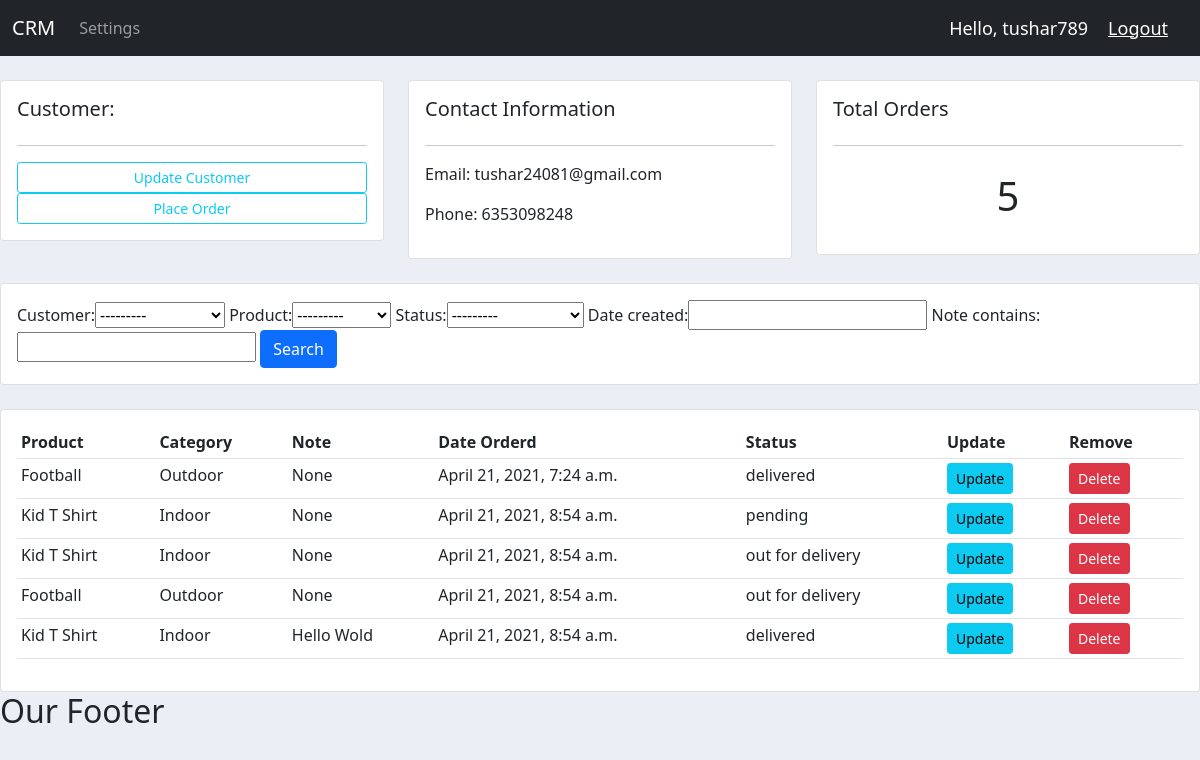
Page /customer/1/ (signed in) on the committed database.
### accounts/models.py (models this page shows, shortened)
class Customer(models.Model):
    user = models.OneToOneField(User, null=True, blank=True, on_delete=models.CASCADE)
    name = models.CharField(max_length=200, null=True)
    phone = models.CharField(max_length=200, null=True)
    email = models.CharField(max_length=200, null=True)
    date_created = models.DateTimeField(auto_now_add=True, null=True)
    profile_pic = models.ImageField(null=True, default="andy.jpg", blank=True)
    def __str__(self):
        return str(self.name)

class Order(models.Model):
    STATUS = (
        ('pending','pending'),
        ('out for delivery', 'out for delivery'),
        ('delivered', 'delivered')
    )
    customer = models.ForeignKey(Customer, null=True, on_delete=models.SET_NULL)
    product = models.ForeignKey(Product, null=True, on_delete=models.SET_NULL)
    status = models.CharField(max_length=200, null=True, choices=STATUS)
    date_created = models.DateTimeField(auto_now_add=True, null=True)
    note = models.CharField(max_length=200, null=True)

class Product(models.Model):
    CATEGORY = (
        ('Indoor','Indoor'),
        ('Outdoor','Outdoor'),
    )
    name = models.CharField(max_length=200, null=True)
    price = models.FloatField(null=True)
    category = models.CharField(max_length=200, null=True, choices=CATEGORY)
    description = models.CharField(max_length=200, null=True)
    date_created = models.DateTimeField(auto_now_add=True, null=True)
    tag = models.ManyToManyField(Tag)
    def __str__(self):
        return self.name

### accounts/views.py (the view)
# urls.py: path('customer/<str:pk>/', views.customer, name='customer'),
@login_required(login_url = 'login')
def customer(request, pk):
    customer = Customer.objects.get(id=pk)
    order = customer.order_set.all()
    order_count = order.count()
    MyFilter = OrderFilter(request.GET, queryset=order)
    order = MyFilter.qs
    context = {'customer':customer, 'order':order, 'order_count':order_count, 'myfilter':MyFilter}
    return render(request,'accounts/customer.html', context)

### accounts/templates/accounts/customer.html
{% extends 'accounts/main.html' %}
{% block content %}
	<br>
    <div class="row">
        <div class="col-md">
            <div class="card card-body">
                <h5>Customer:</h5>
                <hr>
                <a class="btn btn-outline-info  btn-sm btn-block" href="">Update Customer</a>
                <a class="btn btn-outline-info  btn-sm btn-block" href="{% url 'order_form' customer.id %}">Place Order</a>
            </div>
        </div>
        <div class="col-md">
            <div class="card card-body">
                <h5>Contact Information</h5>
                <hr>
                <p>Email: {{customer.email}}</p>
                <p>Phone: {{customer.phone}} </p>
            </div>
        </div>
        <div class="col-md">
            <div class="card card-body">
                <h5>Total Orders</h5>
                <hr>
                <h1 style="text-align: center;padding: 10px">{{order_count}}</h1>
            </div>
        </div>
    </div>
    <br>
    <div class="row">
        <div class="col">
            <div class="card card-body">
                <form method="get">
                {{myfilter.form}}
                <button class="btn btn-primary" type="submit">Search</button>
              </form>
            </div>
        </div>
    </div>
    <br>
    <div class="row">
        <div class="col-md">
            <div class="card card-body">
                <table class="table table-sm">
                    <tr>
                        <th>Product</th>
                        <th>Category</th>
                        <th>Note</th>
                        <th>Date Orderd</th>
                        <th>Status</th>
                        <th>Update</th>
                        <th>Remove</th>
                    </tr>
                    {% for i in order %}
                        <tr>
                            <td>{{i.product}}</td>
                            <td>{{i.product.category}}</td>
                            <td>{{i.note}}</td>
                            <td>{{i.date_created}}</td>
                            <td>{{i.status}}</td>
                            <td><a href="{% url 'update_order' i.id %}" class="btn btn-sm btn-info">Update</a></td>
                            <td><a href="{% url 'delete_order' i.id %}" class="btn btn-sm btn-danger">Delete</a></td>
                        </tr>
                    {% endfor %}
                </table>
            </div>
        </div>
    </div
{% endblock %}

### accounts/templates/accounts/navbar.html (shortened to what this page needs)
<nav class="navbar navbar-expand-lg navbar-dark bg-dark">
    <div class="container-fluid">
      <a class="navbar-brand" href="{% url 'home' %}">CRM</a>
      <div class="collapse navbar-collapse" id="navbarNav">
        <ul class="navbar-nav">
          {% if request.user.is_staff %}
          <li class="nav-item">
            <a class="nav-link active" aria-current="page" href="{% url 'home' %}">Dashboard</a>
          </li>
          <li class="nav-item">
            <a class="nav-link" href="{% url 'products' %}">Products</a>
          </li>
          {% else %}
          <li class="nav-item">
            <a class="nav-link" href="{% url 'account' %}">Settings</a>
          </li>
          {% endif %}
        </ul>
      </div>
      <span class="hello-msg"> Hello, {{request.user}} </span>
      <span><a class="hello-msg" href="{% url 'logout' %}">Logout</a></span>
    </div>
  </nav>

### static/css/main.css (style rules this page uses)
body { background-color: #ebeff5; }

### accounts/templates/accounts/navbar.html (style rules this page uses)
.hello-msg { font-size: 18px; color: #fff; margin-right: 20px; }

### rows in the picture
Customer: email "tushar24081@gmail.com", phone "6353098248"
Order: product "Football", product.category "Outdoor", note "None", date_created "April 21, 2021, 7:24 a.m.", status "delivered"
Order: product "Kid T Shirt", product.category "Indoor", note "None", date_created "April 21, 2021, 8:54 a.m.", status "pending"
Order: product "Kid T Shirt", product.category "Indoor", note "None", date_created "April 21, 2021, 8:54 a.m.", status "out for delivery"
Order: product "Football", product.category "Outdoor", note "None", date_created "April 21, 2021, 8:54 a.m.", status "out for delivery"
Order: product "Kid T Shirt", product.category "Indoor", note "Hello Wold", date_created "April 21, 2021, 8:54 a.m.", status "delivered"

### other values in the picture
{{ request.user }} "tushar789"
{{ order_count }} "5"
